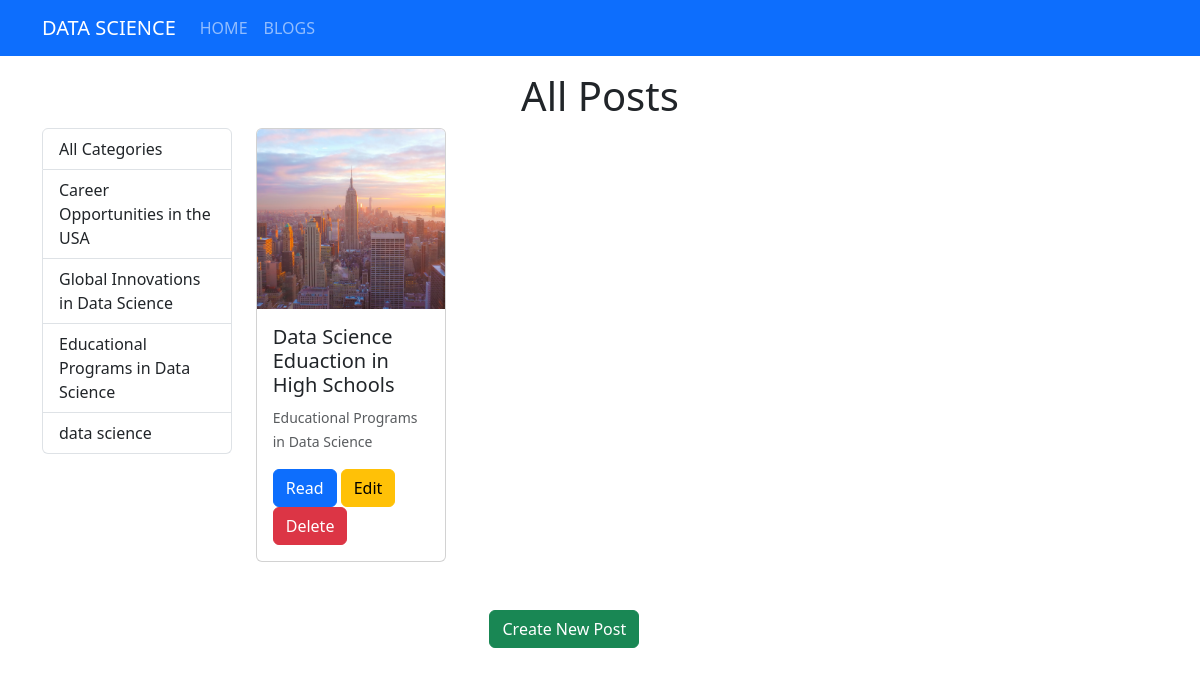
Screenshot of /category/3/ with the database file from the repository.
### blog/models.py (models this page shows, shortened)
class Category(models.Model):
    name = models.CharField(max_length=225)

class Post(models.Model):
    title = models.CharField(max_length=200)
    content = models.TextField()
    excerpt = models.TextField(blank=True, null=True)
    created_at = models.DateTimeField(default=timezone.now)
    is_published = models.BooleanField(default=False)
    category = models.ForeignKey(Category, on_delete=models.CASCADE, related_name='posts', null=True, blank=True)
    image_url = models.URLField(max_length=200, null=True, blank=True)

### blog/views.py (the view)
# urls.py: path("category/<int:category_id>/", views.blogs, name="blogs_by_category"),
def blogs(req, category_id=None):
    categories = Category.objects.all()
    if category_id:
        posts = Post.objects.filter(category_id=category_id)
    else:
        posts = Post.objects.all()
    return render(req, 'blog/blogs.html', {'posts': posts, 'categories': categories})

### blog/templates/blog/blogs.html (shortened to what this page needs)
{% extends 'base.html' %}
{% load static %}
{% block title_header %}
<h1 class="text-center">All Posts</h1>
{% endblock %}
{% block main_content %}
<div class="row">
    <div class="col-3">
        <div class="list-group">
            <a class="list-group-item list-group-item-action" href="{% url 'blogs' %}">All Categories</a>
            {% for category in categories %}
            <a class="list-group-item list-group-item-action" href="{% url 'blogs_by_category' category.id %}">{{ category.name }}</a>
            {% endfor %}
        </div>
    </div>
    <div class="col-9">
        <div class="row">
            {% for post in posts %}
            <div class="col-md-4">
                <div class="card mb-4">
                    {% if post.image_url %}
                    <img class="card-img-top" src="{{ post.image_url }}" alt="Card image cap">
                    {% else %}
                    <img class="card-img-top" src="{% static 'images/default.jpg' %}" alt="Card image cap">
                    {% endif %}
                    <div class="card-body">
                        <h5 class="card-title">{{ post.title }}</h5>
                        <p class="card-text"><small class="text-muted">{{ post.category.name|default_if_none:"Uncategorized" }}</small></p>
                        <a href="{% url 'blog_details' post.id %}" class="btn btn-primary">Read</a>
                        <a href="{% url 'update_post' post.id %}" class="btn btn-warning">Edit</a>
                        <a href="{% url 'delete_post' post.id %}" class="btn btn-danger">Delete</a>
                    </div>
                </div>
            </div>
            {% endfor %}
            <div class="col-12 text-center mt-4">
                <a href="{% url 'create_post' %}" class="btn btn-success">Create New Post</a>
            </div>
        </div>
    </div>
</div>
{% endblock %}

### templates/base.html (style rules this page uses)
.card-img-top { width: 100%; height: 15vw; object-fit: cover; }

### rows the page displays
Category: name "Career Opportunities in the USA"
Category: name "Global Innovations in Data Science"
Category: name "Educational Programs in Data Science"
Category: name "data science"
Post: image_url (picture), title "Data Science Eduaction in High Schools", category.name "Educational Programs in Data Science"
